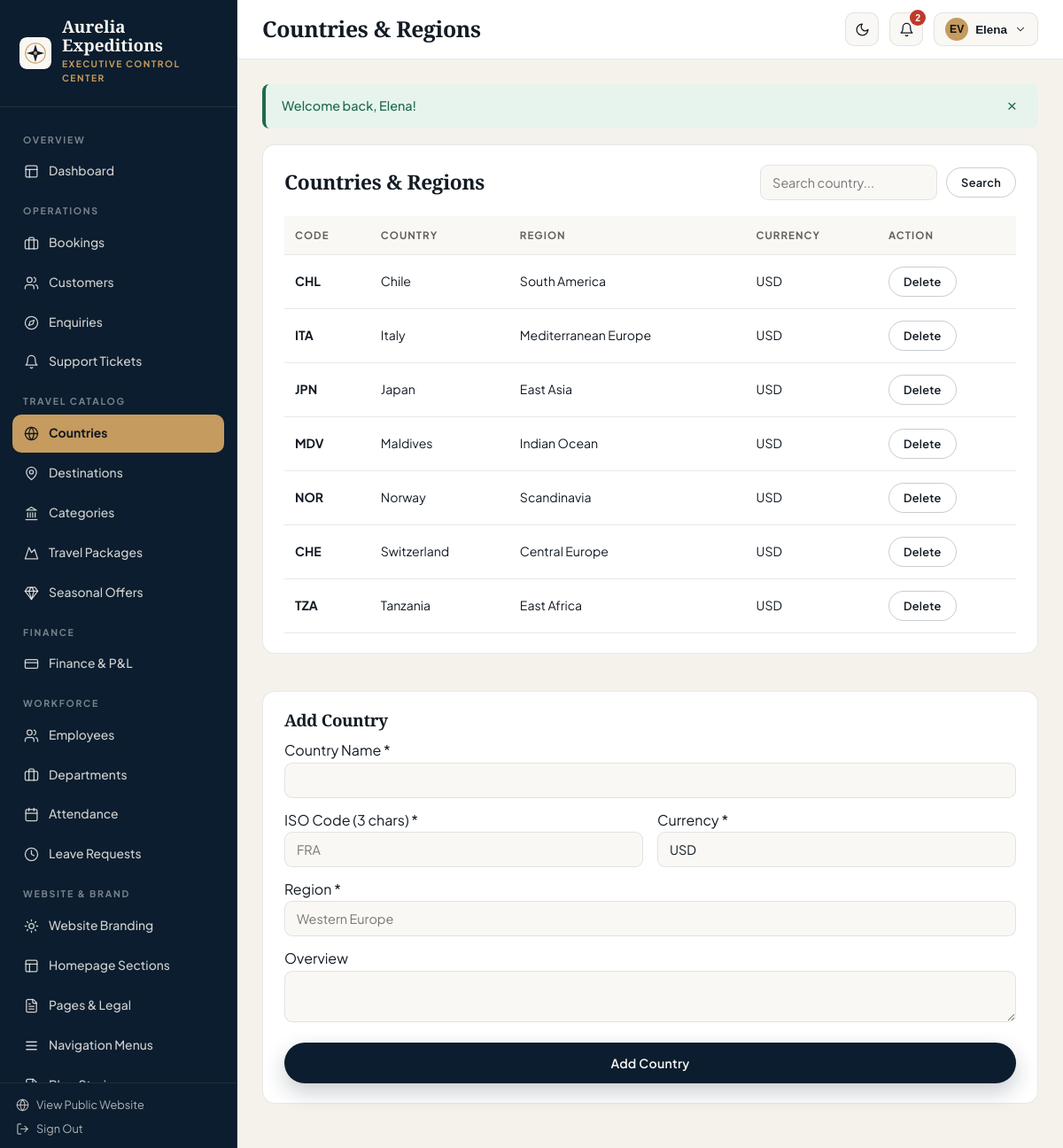
Page /admin/countries (signed in) on the committed database.
### tables this page shows
CREATE TABLE `users` (
  `id` INT UNSIGNED NOT NULL AUTO_INCREMENT,
  `uuid` CHAR(36) NOT NULL,
  `first_name` VARCHAR(80) NOT NULL,
  `last_name` VARCHAR(80) NOT NULL,
  `email` VARCHAR(160) NOT NULL,
  `phone` VARCHAR(40) NULL,
  `password_hash` VARCHAR(255) NOT NULL,
  `avatar` VARCHAR(255) NULL,
  `status` ENUM('active','inactive','blocked') NOT NULL DEFAULT 'active',
  `email_verified_at` DATETIME NULL,
  `last_login_at` DATETIME NULL,
  `created_at` TIMESTAMP NOT NULL DEFAULT CURRENT_TIMESTAMP,
  `updated_at` TIMESTAMP NOT NULL DEFAULT CURRENT_TIMESTAMP ON UPDATE CURRENT_TIMESTAMP,
  `deleted_at` DATETIME NULL,
  PRIMARY KEY (`id`),
  UNIQUE KEY `uq_users_uuid` (`uuid`),
  UNIQUE KEY `uq_users_email` (`email`),
  KEY `idx_users_status` (`status`)
);

CREATE TABLE `countries` (
  `id` INT UNSIGNED NOT NULL AUTO_INCREMENT,
  `name` VARCHAR(100) NOT NULL,
  `code` CHAR(3) NOT NULL,
  `region` VARCHAR(80) NOT NULL,
  `currency` VARCHAR(10) NOT NULL DEFAULT 'USD',
  `description` TEXT NULL,
  `image` VARCHAR(255) NULL,
  `is_active` TINYINT(1) NOT NULL DEFAULT 1,
  `created_at` TIMESTAMP NOT NULL DEFAULT CURRENT_TIMESTAMP,
  `updated_at` TIMESTAMP NOT NULL DEFAULT CURRENT_TIMESTAMP ON UPDATE CURRENT_TIMESTAMP,
  PRIMARY KEY (`id`),
  UNIQUE KEY `uq_countries_name` (`name`),
  UNIQUE KEY `uq_countries_code` (`code`)
);

### views/admin/travel/countries.php (the view, shortened to what the rows shown need)
<div class="dash-grid-2" style="grid-template-columns:1.35fr 0.9fr;">
    <div class="panel-card">
        <div class="panel-head">
            <h2>Countries &amp; Regions</h2>
            <form method="GET" action="<?= url('/admin/countries') ?>" class="filter-bar" style="margin:0;">
                <input type="text" name="q" value="<?= e($q) ?>" class="dash-input" placeholder="Search country...">
                <button type="submit" class="btn-brand btn-brand-outline btn-sm-pill">Search</button>
            </form>
        </div>
        <div class="table-wrap">
            <table class="data-table">
                <thead><tr><th>Code</th><th>Country</th><th>Region</th><th>Currency</th><th>Action</th></tr></thead>
                <tbody>
                    <?php foreach ($countries as $c): ?>
                        <tr>
                            <td><strong><?= e($c['code']) ?></strong></td>
                            <td><?= e($c['name']) ?></td>
                            <td><?= e($c['region']) ?></td>
                            <td><?= e($c['currency']) ?></td>
                            <td>
                                <form method="POST" action="<?= url('/admin/countries/' . (int) $c['id'] . '/delete') ?>" style="margin:0;">
                                    <button type="submit" data-confirm="Delete country <?= e($c['name']) ?>?" class="btn-brand btn-brand-outline btn-sm-pill">Delete</button>
                                </form>
                            </td>
                        </tr>
                    <?php endforeach; ?>
                </tbody>
            </table>
        </div>
    </div>
    <div class="panel-card">
        <h3>Add Country</h3>
        <form method="POST" action="<?= url('/admin/countries/create') ?>">
            <div style="margin-bottom:12px;"><label class="form-label-editorial">Country Name *</label><input type="text" name="name" required class="dash-input"></div>
            <div class="form-grid-2" style="margin-bottom:12px;">
                <div><label class="form-label-editorial">ISO Code (3 chars) *</label><input type="text" name="code" maxlength="3" required class="dash-input" placeholder="FRA"></div>
                <div><label class="form-label-editorial">Currency *</label><input type="text" name="currency" maxlength="10" required class="dash-input" value="USD"></div>
            </div>
            <div style="margin-bottom:12px;"><label class="form-label-editorial">Region *</label><input type="text" name="region" required class="dash-input" placeholder="Western Europe"></div>
            <div style="margin-bottom:16px;"><label class="form-label-editorial">Overview</label><textarea name="description" rows="2" class="dash-textarea"></textarea></div>
            <button type="submit" class="btn-brand btn-brand-primary" style="width:100%;">Add Country</button>
        </form>
    </div>
</div>

### core/Router.php (shortened to what the rows shown need)
<?php
class Router
{
    private array $routes = [];
    public function addRoute(string $method, string $path, callable|array $handler, array $middleware = []): void
    {
        $normalized = '/' . trim($path, '/');
        if ($normalized !== '/') {
            $normalized = rtrim($normalized, '/');
        }
        $pattern = preg_replace('#\{([a-zA-Z_][a-zA-Z0-9_]*)\}#', '(?P<$1>[^/]+)', $normalized);
        $regex = '#^' . $pattern . '$#';
        $this->routes[] = [
            'method' => strtoupper($method),
            'path' => $normalized,
            'regex' => $regex,
            'handler' => $handler,
            'middleware' => $middleware,
        ];
    }
    public function dispatch(string $requestUri, string $requestMethod): void
    {
        $path = parse_url($requestUri, PHP_URL_PATH) ?? '/';
        $basePath = base_path();
        if ($basePath !== '' && str_starts_with($path, $basePath)) {
            $path = substr($path, strlen($basePath));
        }
        $path = '/' . trim($path, '/');
        if ($path !== '/') {
            $path = rtrim($path, '/');
        }
        $method = strtoupper($requestMethod);
        foreach ($this->routes as $route) {
            if ($route['method'] !== $method) {
                continue;
            }
            if (preg_match($route['regex'], $path, $matches)) {
                $params = [];
                foreach ($route['middleware'] as $mw) {
                    if (is_callable($mw)) {
                        $mw($params);
                    } elseif (is_string($mw) && class_exists($mw)) {
                        (new $mw())->handle($params);
                    } elseif (is_array($mw) && isset($mw[0]) && class_exists($mw[0])) {
                        $instance = new $mw[0]();
                        $args = array_slice($mw, 1);
                        $instance->handle($params, ...$args);
                    }
                }
                $handler = $route['handler'];
                if (is_array($handler)) {
                    [$controllerClass, $action] = $handler;
                    $controller = new $controllerClass();
                    $controller->$action($params);
                    return;
                }
                return;
            }
        }
    }
}

### views/layouts/dashboard.php (shortened to what the rows shown need)
<?php
$brand = \App\Services\BrandingService::getAll();
$user = \Core\Auth::user();
$portal = $portal ?? 'admin';
$isPreview = !empty($brand['is_previewing']);
$unreadCount = $user ? \App\Services\NotificationService::unreadCount((int) $user['id']) : 0;
$portalLabel = match ($portal) {
    'hr' => 'HR Operations Portal',
    'employee' => 'Specialist Workspace',
    'customer' => 'Traveller Portal',
    default => 'Executive Control Center',
};
?>
<!DOCTYPE html>
<html lang="en">
<head>
    <link rel="stylesheet" href="<?= asset('css/design-system.css') ?>">
    <link rel="stylesheet" href="<?= asset('css/dashboard.css') ?>">
</head>
<body class="portal-<?= e($portal) ?> <?= $isPreview ? 'has-preview-ribbon' : '' ?>">
<div class="dash-shell">
    <aside class="dash-sidebar">
        <a href="<?= url('/' . ($portal === 'admin' ? 'admin' : $portal)) ?>" class="sidebar-brand">
            <img src="<?= e(brand_logo('light')) ?>" alt="<?= e($brand['website_name']) ?>">
            <div>
                <div style="font-family:var(--font-display);font-size:1.18rem;font-weight:700;color:#FAF7F2;line-height:1.1;">
                    <?= e($brand['website_name']) ?>
                </div>
                <span class="sidebar-portal-tag"><?= e($portalLabel) ?></span>
            </div>
        </a>
        <div class="sidebar-scroll">
            <?php if ($portal === 'admin'): ?>
                <div class="sidebar-group-label">Overview</div>
                <a href="<?= url('/admin') ?>" class="sidebar-link <?= current_route_path() === '/admin' ? 'active' : '' ?>"><?= svg_icon('layout', 17) ?> Dashboard</a>
                <?php if (can('bookings.view')): ?>
                    <div class="sidebar-group-label">Operations</div>
                    <a href="<?= url('/admin/bookings') ?>" class="sidebar-link <?= is_active_nav('/admin/bookings') ?>"><?= svg_icon('briefcase', 17) ?> Bookings</a>
                <?php endif; ?>
                <?php if (can('customers.view')): ?>
                    <a href="<?= url('/admin/customers') ?>" class="sidebar-link <?= is_active_nav('/admin/customers') ?>"><?= svg_icon('users', 17) ?> Customers</a>
                <?php endif; ?>
                <?php if (can('enquiries.view')): ?>
                    <a href="<?= url('/admin/enquiries') ?>" class="sidebar-link <?= is_active_nav('/admin/enquiries') ?>"><?= svg_icon('compass', 17) ?> Enquiries</a>
                <?php endif; ?>
                <?php if (can('support.manage')): ?>
                    <a href="<?= url('/admin/support') ?>" class="sidebar-link <?= is_active_nav('/admin/support') ?>"><?= svg_icon('bell', 17) ?> Support Tickets</a>
                <?php endif; ?>
                <?php if (can('packages.view') || can('destinations.view') || can('categories.view')): ?>
                    <div class="sidebar-group-label">Travel Catalog</div>
                    <?php if (can('destinations.view')): ?>
                        <a href="<?= url('/admin/countries') ?>" class="sidebar-link <?= is_active_nav('/admin/countries') ?>"><?= svg_icon('globe', 17) ?> Countries</a>
                        <a href="<?= url('/admin/destinations') ?>" class="sidebar-link <?= is_active_nav('/admin/destinations') ?>"><?= svg_icon('map-pin', 17) ?> Destinations</a>
                    <?php endif; ?>
                    <?php if (can('categories.view')): ?>
                        <a href="<?= url('/admin/categories') ?>" class="sidebar-link <?= is_active_nav('/admin/categories') ?>"><?= svg_icon('landmark', 17) ?> Categories</a>
                    <?php endif; ?>
                    <?php if (can('packages.view')): ?>
                        <a href="<?= url('/admin/packages') ?>" class="sidebar-link <?= is_active_nav('/admin/packages') ?>"><?= svg_icon('mountain', 17) ?> Travel Packages</a>
                    <?php endif; ?>
                    <?php if (can('offers.manage')): ?>
                        <a href="<?= url('/admin/offers') ?>" class="sidebar-link <?= is_active_nav('/admin/offers') ?>"><?= svg_icon('gem', 17) ?> Seasonal Offers</a>
                    <?php endif; ?>
                <?php endif; ?>
                <?php if (can('finance.view')): ?>
                    <div class="sidebar-group-label">Finance</div>
                    <a href="<?= url('/admin/finance') ?>" class="sidebar-link <?= is_active_nav('/admin/finance') ?>"><?= svg_icon('credit-card', 17) ?> Finance &amp; P&amp;L</a>
                <?php endif; ?>
                <?php if (can('employees.view')): ?>
                    <div class="sidebar-group-label">Workforce</div>
                    <a href="<?= url('/admin/employees') ?>" class="sidebar-link <?= is_active_nav('/admin/employees') ?>"><?= svg_icon('users', 17) ?> Employees</a>
                    <a href="<?= url('/admin/departments') ?>" class="sidebar-link <?= is_active_nav('/admin/departments') ?>"><?= svg_icon('briefcase', 17) ?> Departments</a>
                    <a href="<?= url('/admin/attendance') ?>" class="sidebar-link <?= is_active_nav('/admin/attendance') ?>"><?= svg_icon('calendar', 17) ?> Attendance</a>
                    <a href="<?= url('/admin/leaves') ?>" class="sidebar-link <?= is_active_nav('/admin/leaves') ?>"><?= svg_icon('clock', 17) ?> Leave Requests</a>
                <?php endif; ?>
                <?php if (can('branding.view') || can('website.view') || can('seo.manage')): ?>
                    <div class="sidebar-group-label">Website &amp; Brand</div>
                    <?php if (can('branding.view')): ?>
                        <a href="<?= url('/admin/branding') ?>" class="sidebar-link <?= is_active_nav('/admin/branding') ?>"><?= svg_icon('sun', 17) ?> Website Branding</a>
                    <?php endif; ?>
                    <?php if (can('website.view')): ?>
                        <a href="<?= url('/admin/homepage-sections') ?>" class="sidebar-link <?= is_active_nav('/admin/homepage-sections') ?>"><?= svg_icon('layout', 17) ?> Homepage Sections</a>
                        <a href="<?= url('/admin/pages') ?>" class="sidebar-link <?= is_active_nav('/admin/pages') ?>"><?= svg_icon('file-text', 17) ?> Pages &amp; Legal</a>
                        <a href="<?= url('/admin/menus') ?>" class="sidebar-link <?= is_active_nav('/admin/menus') ?>"><?= svg_icon('menu', 17) ?> Navigation Menus</a>
                        <a href="<?= url('/admin/blogs') ?>" class="sidebar-link <?= is_active_nav('/admin/blogs') ?>"><?= svg_icon('file-text', 17) ?> Blog Stories</a>
                    <?php endif; ?>
                <?php endif; ?>
            <?php endif; ?>
        </div>
        <div class="sidebar-footer">
            <a href="<?= url('/') ?>" style="display:flex;align-items:center;gap:8px;opacity:0.85;margin-bottom:8px;">
                <?= svg_icon('globe', 15) ?> View Public Website
            </a>
            <form method="POST" action="<?= url('/logout') ?>" style="margin:0;">
                <button type="submit" style="background:none;border:none;color:inherit;padding:0;cursor:pointer;display:flex;align-items:center;gap:8px;font-family:inherit;font-size:inherit;opacity:0.85;">
                    <?= svg_icon('log-out', 15) ?> Sign Out
                </button>
            </form>
        </div>
    </aside>
    <div class="dash-main">
        <header class="dash-topbar">
            <div class="topbar-left">
                <h1 class="topbar-title"><?= e($pageTitle ?? 'Dashboard') ?></h1>
            </div>
            <div class="topbar-actions">
                <button type="button" class="icon-btn" data-theme-toggle title="Toggle light/dark mode" aria-label="Toggle theme">
                    <?= svg_icon('moon', 17) ?>
                </button>
                <div class="dropdown-wrap">
                    <button type="button" class="icon-btn" data-dropdown-btn="notif-popover" aria-label="Notifications">
                        <?= svg_icon('bell', 17) ?>
                        <?php if ($unreadCount > 0): ?>
                            <span class="notif-dot"><?= $unreadCount > 9 ? '9+' : $unreadCount ?></span>
                        <?php endif; ?>
                    </button>
                </div>
                <div class="dropdown-wrap">
                    <button type="button" class="icon-btn" style="width:auto;padding:0 12px;gap:8px;" data-dropdown-btn="profile-popover">
                        <span style="width:26px;height:26px;border-radius:50%;background:var(--brand-accent);color:#111;display:inline-flex;align-items:center;justify-content:center;font-weight:700;font-size:0.76rem;">
                            <?= e(strtoupper(substr($user['first_name'] ?? 'U', 0, 1) . substr($user['last_name'] ?? '', 0, 1))) ?>
                        </span>
                        <span style="font-size:0.84rem;font-weight:600;"><?= e($user['first_name'] ?? 'Account') ?></span>
                        <?= svg_icon('chevron-down', 14) ?>
                    </button>
                </div>
            </div>
        </header>
        <main class="dash-content">
            <?php require BASE_PATH . '/views/partials/flash.php'; ?>
            <?= $content ?>
        </main>
    </div>
</div>
</body>
</html>

### rows in the picture
users: first_name+last_name "EV", first_name "Elena"
countries: code "CHL", name "Chile", region "South America", currency "USD"
countries: code "ITA", name "Italy", region "Mediterranean Europe", currency "USD"
countries: code "JPN", name "Japan", region "East Asia", currency "USD"
countries: code "MDV", name "Maldives", region "Indian Ocean", currency "USD"
countries: code "NOR", name "Norway", region "Scandinavia", currency "USD"
countries: code "CHE", name "Switzerland", region "Central Europe", currency "USD"
countries: code "TZA", name "Tanzania", region "East Africa", currency "USD"

### other values in the picture
$unreadCount "2"
$msg "Welcome back, Elena!"
